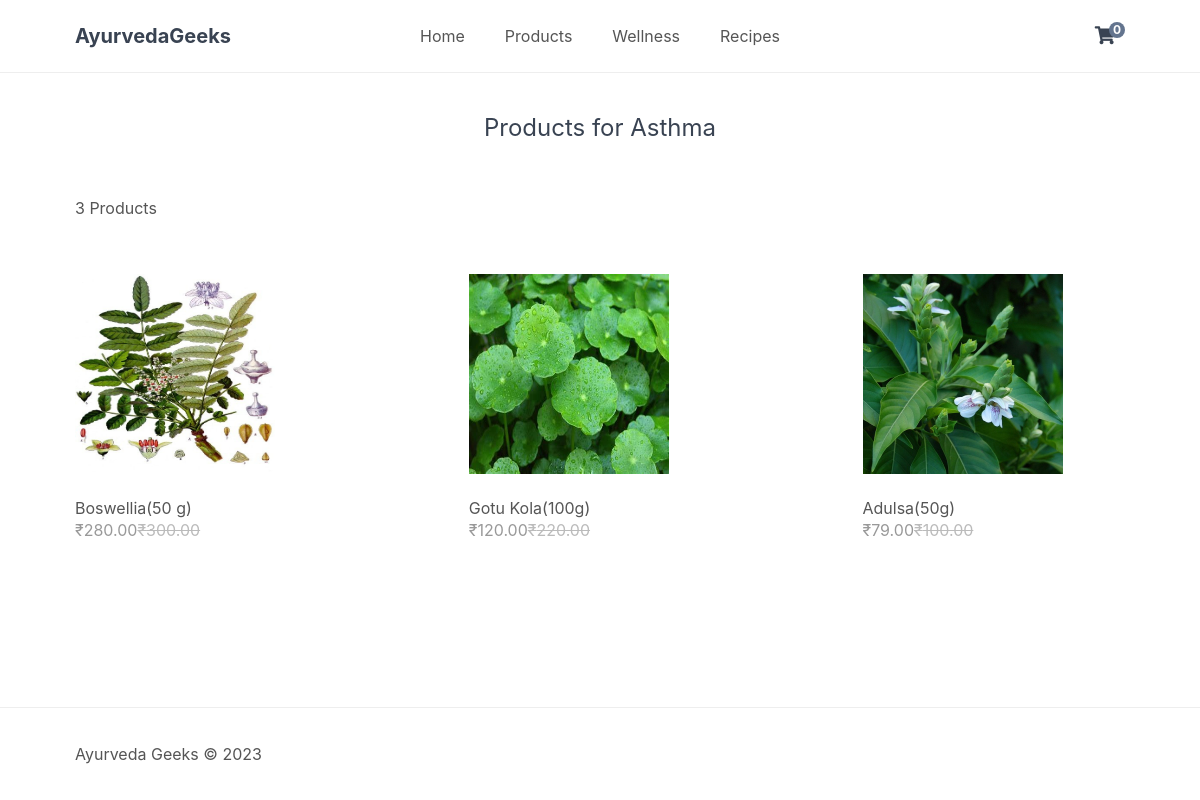
Page /index.php?page=property&pid=6&pname=Asthma on the committed database.
### tables this page shows
CREATE TABLE `properties` (
  `pid` int(11) NOT NULL,
  `pname` varchar(100) NOT NULL,
  `pimg` text NOT NULL
);

CREATE TABLE `products` (
  `id` int(11) NOT NULL,
  `name` varchar(200) NOT NULL,
  `desc` text NOT NULL,
  `price` decimal(7,2) NOT NULL,
  `rrp` decimal(7,2) NOT NULL DEFAULT 0.00,
  `quantity` int(11) NOT NULL,
  `img` text NOT NULL,
  `date_added` datetime NOT NULL DEFAULT current_timestamp()
);

### index.php (called while the page is built, shortened)
<?php
include 'functions.php';
$page = isset($_GET['page']) && file_exists($_GET['page'] . '.php') ? $_GET['page'] : 'home';
include $page . '.php';
?>

### property.php (the view, shortened to what this page needs)
<?php
if (isset($_GET['pid'])) {
$x= isset($_GET['pid']) && is_numeric($_GET['pid']) ? (int)$_GET['pid'] : 1;
$stmt = mysqli_query($con,"SELECT * FROM properties,relation,products WHERE properties.pid='$x' and properties.pid=relation.pid and relation.id=products.id");
$products  =mysqli_fetch_all($stmt,MYSQLI_ASSOC);
$stmt=mysqli_query($con,"SELECT * FROM properties,relation,products WHERE properties.pid='$x' and properties.pid=relation.pid and relation.id=products.id");
$total_products = mysqli_num_rows($stmt);
$props =mysqli_fetch_all($stmt,MYSQLI_ASSOC);
$propname="";
foreach ($props as $prop):
    $propname=$prop['pname'];
endforeach;
}
?>
<?=template_header('Property')?>
<div class="products content-wrapper">
<h1>Products for <?=$propname?><?php $_GET['pname']?></h1>
<p><?=$total_products?> Products
</p>
<div class="products-wrapper">
<?php foreach ($products as $product): ?>
<a href="index.php?page=product&id=<?=$product['id']?>" class="product">
<img src="imgs/<?=$product['img']?>" width="200" height="200" alt="<?=$product['name']?>">
<span class="name"><?=$product['name']?></span>
<span class="price">
&#8377;<?=$product['price']?>
<?php if ($product['rrp'] > 0): ?>
<span class="rrp">&#8377;<?=$product['rrp']?></span>
<?php endif; ?>
</span>
</a>
<?php endforeach; ?>
</div>
</div>
<?=template_footer()?>

### style.css (style rules this page uses)
* { box-sizing: border-box; font-family: -apple-system, BlinkMacSystemFont, "segoe ui", roboto, oxygen, ubuntu, cantarell, "fira sans", "droid sans", "helvetica neue", Arial, sans-serif; font-size: 16px; -webkit-font-smoothing: antialiased; -moz-osx-font-smoothing: grayscale; }
html { height: 100%; }
body { position: relative; min-height: 100%; color: #555555; background-color: #FFFFFF; margin: 0; padding-bottom: 100px; }
h1, h2, h3, h4, h5 { color: #394352; }
.content-wrapper { width: 1050px; margin: 0 auto; }
main .recentlyadded .products, main .products .products-wrapper { display: flex; flex-wrap: wrap; align-items: center; justify-content: space-between; padding: 40px 0 0 0; }
main .recentlyadded .products .product, main .products .products-wrapper .product { display: block; overflow: hidden; text-decoration: none; width: 25%; padding-bottom: 60px; }
main .recentlyadded .products .product img, main .products .products-wrapper .product img { transform: scale(1); transition: transform 1s; }
main .recentlyadded .products .product .name, main .products .products-wrapper .product .name { display: block; color: #555555; padding: 20px 0 2px 0; }
main .recentlyadded .products .product .price, main .products .products-wrapper .product .price { display: block; color: #999999; }
main .recentlyadded .products .product .rrp, main .products .products-wrapper .product .rrp { color: #BBBBBB; text-decoration: line-through; }
main > .products h1 { display: block; font-weight: normal; margin: 0; padding: 40px 0; font-size: 24px; text-align: center; width: 100%; }

### rows in the picture
properties: pname "Asthma", products.img (picture), products.name "Boswellia(50 g)", products.price "280.00", products.rrp "300.00", products.name "Gotu Kola(100g)", products.price "120.00", products.rrp "220.00", products.name "Adulsa(50g)", products.price "79.00", products.rrp "100.00"

### other values in the picture
$num_items_in_cart "0"
$total_products "3"
